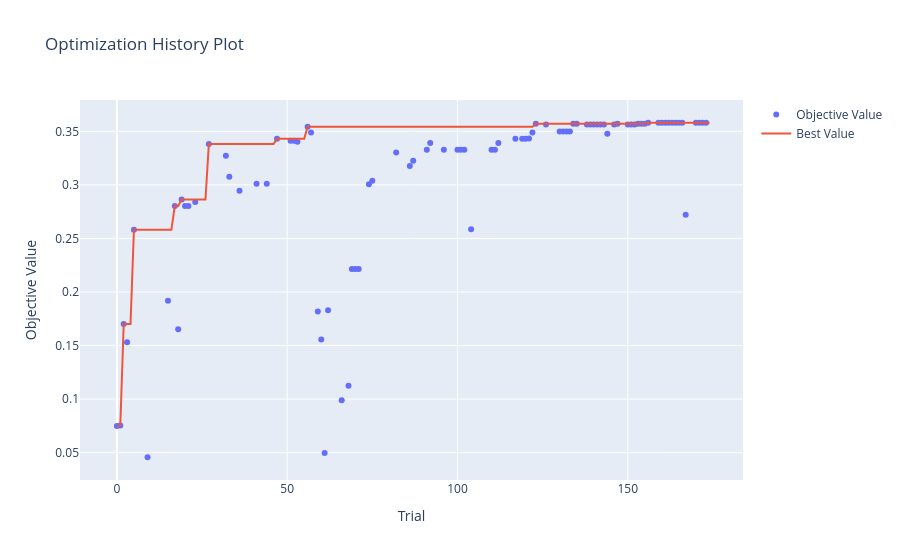

Write notebook code for a chart like this one.
### Code cell
optuna.visualization.plot_optimization_history(study).show()

### Figure 1 — Plotly figure (JSON) as saved in the notebook; plotly's stock layout.template omitted (floating-point values rounded to 4 significant figures; data arrays with more than 128 entries replaced by an {"elided": "..."} marker saying what was removed)
{"data": [{"mode": "markers", "name": "Objective Value", "type": "scatter", "x": [0, 1, 2, 3, 5, 9, 15, 17, 18, 19, 20, 21, 23, 27, 32, 33, 36, 41, 44, 47, 51, 52, 53, 56, 57, 59, 60, 61, 62, 66, 68, 69, 70, 71, 74, 75, 82, 86, 87, 91, 92, 96, 100, 101, 102, 104, 110, 111, 112, 117, 119, 120, 121, 122, 123, 126, 130, 131, 132, 133, 134, 135, 138, 139, 140, 141, 142, 143, 144, 146, 147, 150, 151, 152, 153, 154, 155, 156, 159, 160, 161, 162, 163, 164, 165, 166, 167, 170, 171, 172, 173], "y": [0.07484, 0.07543, 0.1702, 0.1531, 0.2581, 0.04568, 0.1918, 0.2803, 0.1652, 0.2863, 0.2803, 0.2803, 0.284, 0.3381, 0.3272, 0.3076, 0.2945, 0.3011, 0.3011, 0.3431, 0.3411, 0.3411, 0.3404, 0.3544, 0.349, 0.1817, 0.1557, 0.04954, 0.183, 0.09885, 0.1124, 0.2214, 0.2214, 0.2214, 0.3006, 0.3038, 0.3303, 0.3176, 0.3226, 0.3328, 0.3391, 0.3328, 0.3328, 0.3328, 0.3328, 0.2586, 0.3328, 0.3328, 0.3391, 0.3431, 0.3431, 0.3431, 0.3432, 0.349, 0.3571, 0.3565, 0.3499, 0.3499, 0.3499, 0.3499, 0.3571, 0.3571, 0.3565, 0.3565, 0.3565, 0.3565, 0.3565, 0.3565, 0.3478, 0.3565, 0.3571, 0.3565, 0.3565, 0.3565, 0.3571, 0.3571, 0.3571, 0.358, 0.358, 0.358, 0.358, 0.358, 0.358, 0.358, 0.358, 0.358, 0.2722, 0.358, 0.358, 0.358, 0.358]}, {"mode": "lines", "name": "Best Value", "type": "scatter", "x": {"elided": "175 int values"}, "y": {"elided": "175 float values"}}, {"marker": {"color": "#cccccc"}, "mode": "markers", "name": "Infeasible Trial", "showlegend": false, "type": "scatter", "x": [], "y": []}], "layout": {"title": {"text": "Optimization History Plot"}, "xaxis": {"title": {"text": "Trial"}}, "yaxis": {"title": {"text": "Objective Value"}}}}
